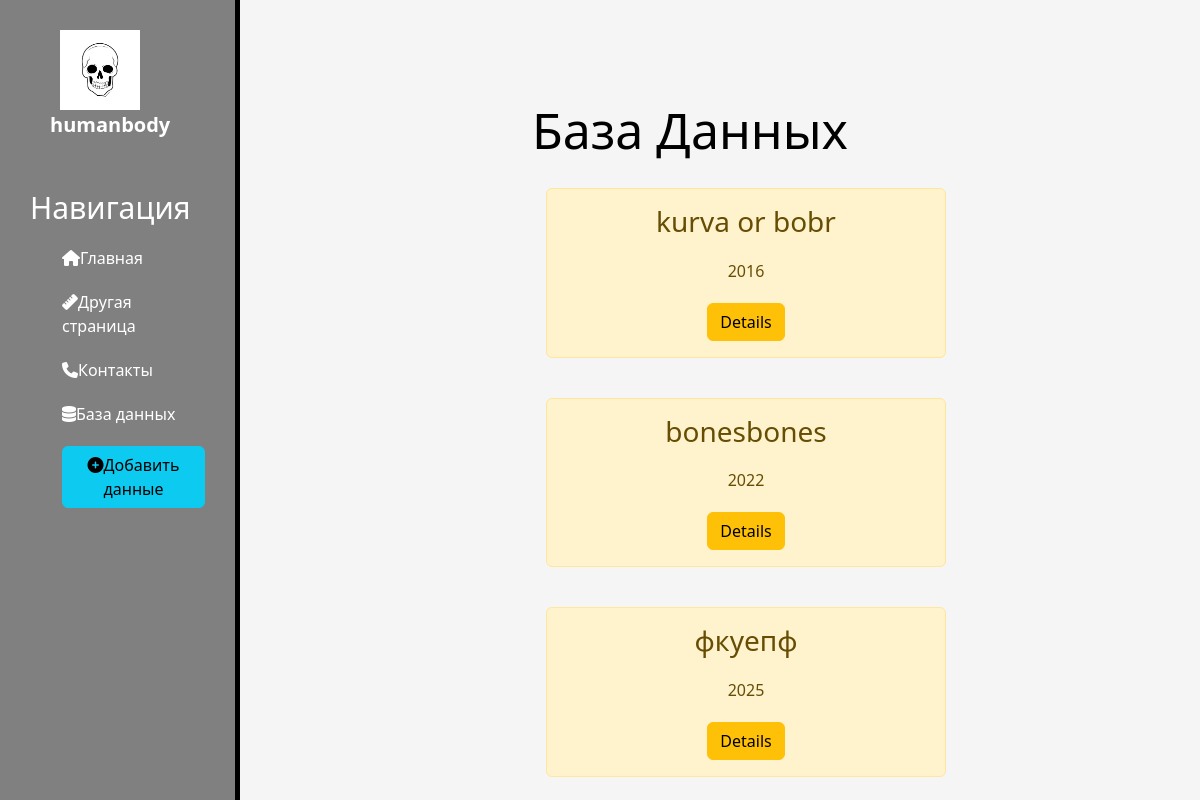
The page /databones/ on the database as committed earlier.
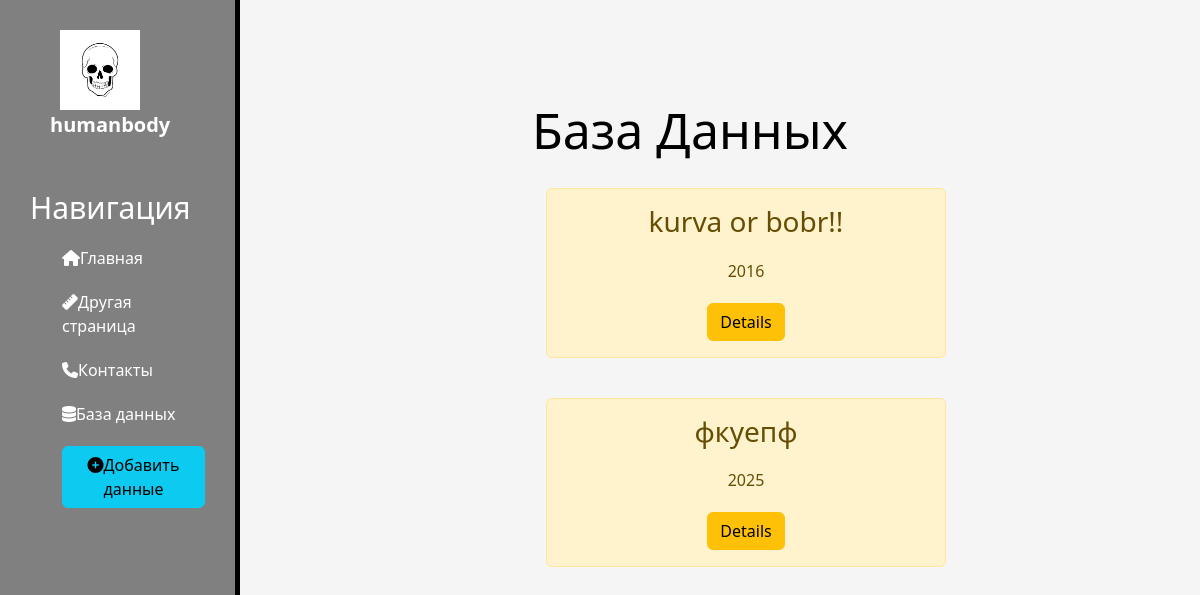
The same page on the database as committed later.
### databones/models.py (models this page shows, shortened)
class Bonedata(models.Model):
    first_author = models.CharField('Первый автор',max_length=100)
    title = models.CharField('Название работы',max_length=250)
    year_pub=models.CharField('Год публикации', max_length=4)
    class Meta:
        verbose_name_plural = 'BoneData'
        verbose_name = 'BoneData'

### databones/views.py (the view)
# urls.py: path('', views.databones_home, name='databones_home'),
def databones_home(request):
    show_bone_parameters=Bonedata.objects.order_by('year_pub')
    return render(request,'databones/databones_home.html', {'show_bone_parameters': show_bone_parameters})

### databones/templates/databones/databones_home.html (shortened to what this page needs)
{%extends 'main/layout.html'%}
{%block content%}
    <div class="features">
        <h1>База Данных</h1>
        {% if show_bone_parameters %}
            {% for el in show_bone_parameters %}
            <div class="alert alert-warning">
                <h3>{{el.title}}</h3>
                <p>{{el.year_pub}}</p>
                <a href="{% url 'databones-detail' el.id %}" class="btn btn-warning">Details</a>
            </div>
            {% endfor %}
        {% else %}
        <p> Тут пока что ничего нет </p>
        {% endif %}
    </div>
{% endblock %}

### main/templates/main/layout.html (shortened to what this page needs)
{% load static %}
<!DOCTYPE html>
<html lang="en">
<head>
    <link rel="stylesheet" href="https://cdn.jsdelivr.net/npm/bootstrap@5.3.2/dist/css/bootstrap.min.css">
    <link rel="stylesheet" href="{% static 'main/css/main.css' %}">
    <link rel="stylesheet" href="https://cdn.jsdelivr.net/npm/@fortawesome/fontawesome-free@6.4.2/css/fontawesome.min.css">
</head>
<body>
    <aside>
        <img src="{% static 'main/img/human-skull-vector_649429-112.avif' %}" alt="logo" >
        <span class="logo">humanbody</span>
        <h3>Навигация</h3>
        <ul>
            <a href="{% url 'home' %}"><li><i class="fa-solid fa-house"></i>Главная</li></a>
            <a href="{% url 'data' %}"><li><i class="fa-solid fa-ruler"></i>Другая страница</li></a>
            <a href=""><li><i class="fa-sharp fa-solid fa-phone"></i>Контакты</li></a>
            <a href="{% url 'databones_home' %}"><li><i class="fa-solid fa-database"></i>База данных</li></a>
            <a href="{% url 'create' %}"><li><button class="btn btn-info"><i class="fas fa-plus-circle"></i>Добавить данные</button></li></a>
        </ul>
    </aside>
    <main>
    {% block content %}
    {% endblock %}
    </main>
</body>
</html>

### main/static/main/css/main.css (style rules this page uses)
body { background: whitesmoke; }
aside { float:left; background: grey; width: 20%; padding: 2.5%; height: 100vh; color: white; border-right: 5px solid black; }
aside img { width: 80px; float: left; position: relative; left: +30px; }
aside .logo { font-size: 20px; margin-left: 10px; font-weight: bold; position: relative; left: +10px; }
aside h3 { margin-top: 50px; font-size: 30px; }
aside ul { list-style: none; }
aside ul li { color: white; display: block; margin-top: 20px; text-decoration: none; transition: transform .6s ease; }
main .features { float: left; color: black; margin-top: 100px; text-align: center; width: 75%; }
main .features h1 { font-size: 50px; }
main .features p { max-width: 400px; margin: 20px auto }
.alert-warning { float: left; clear: both; width: 400px; margin: 20px 34%; text-align: center; }

### main/templates/main/layout.html (style rules this page uses)
a { text-decoration: none; }

Rows that differ between the two databases and show on the page:
removed Bonedata: title "bonesbones", year_pub "2022"
changed Bonedata: title "kurva or bobr" → "kurva or bobr!!"
